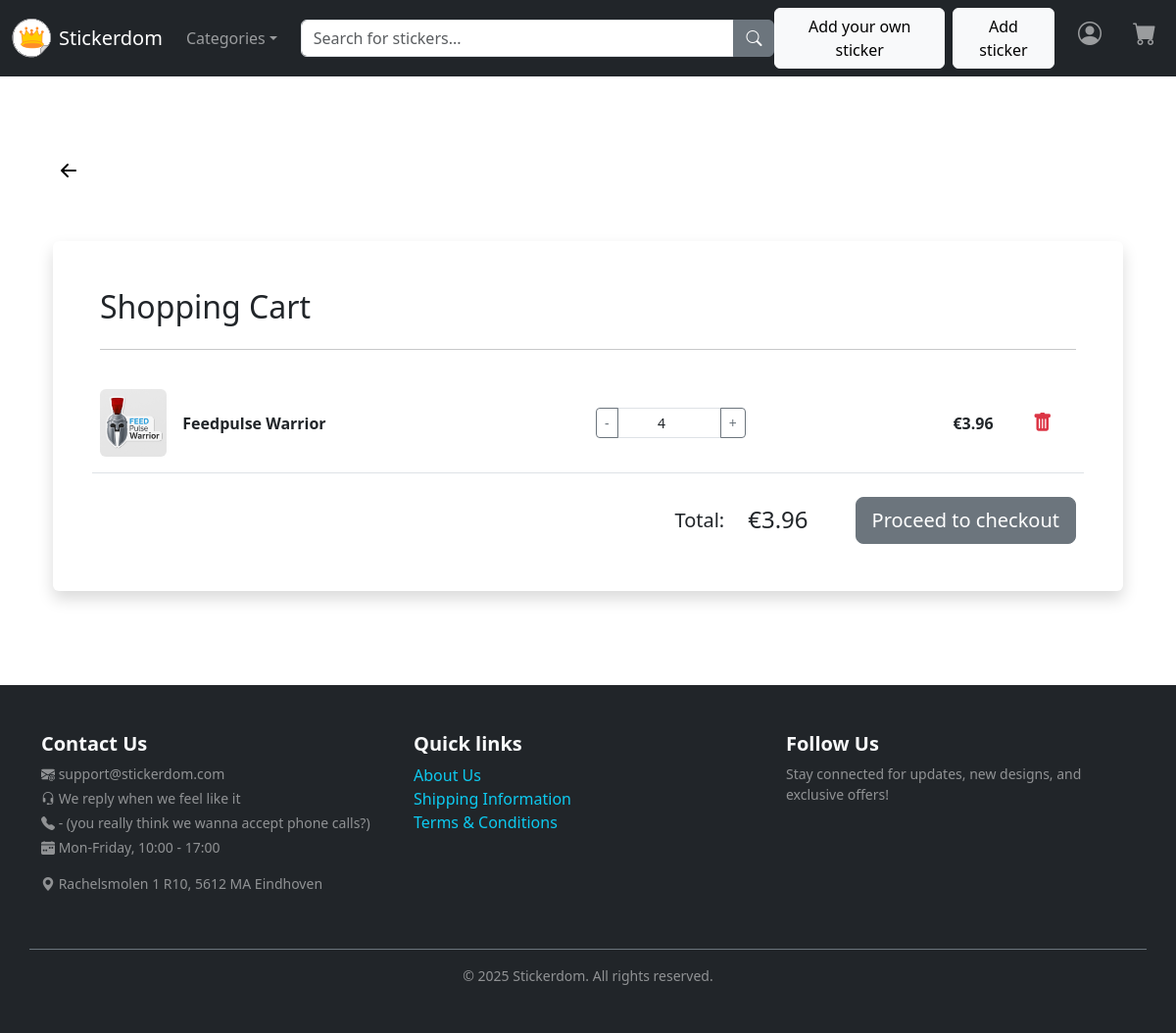
/cart (signed in), run on an earlier commit of the app's database.
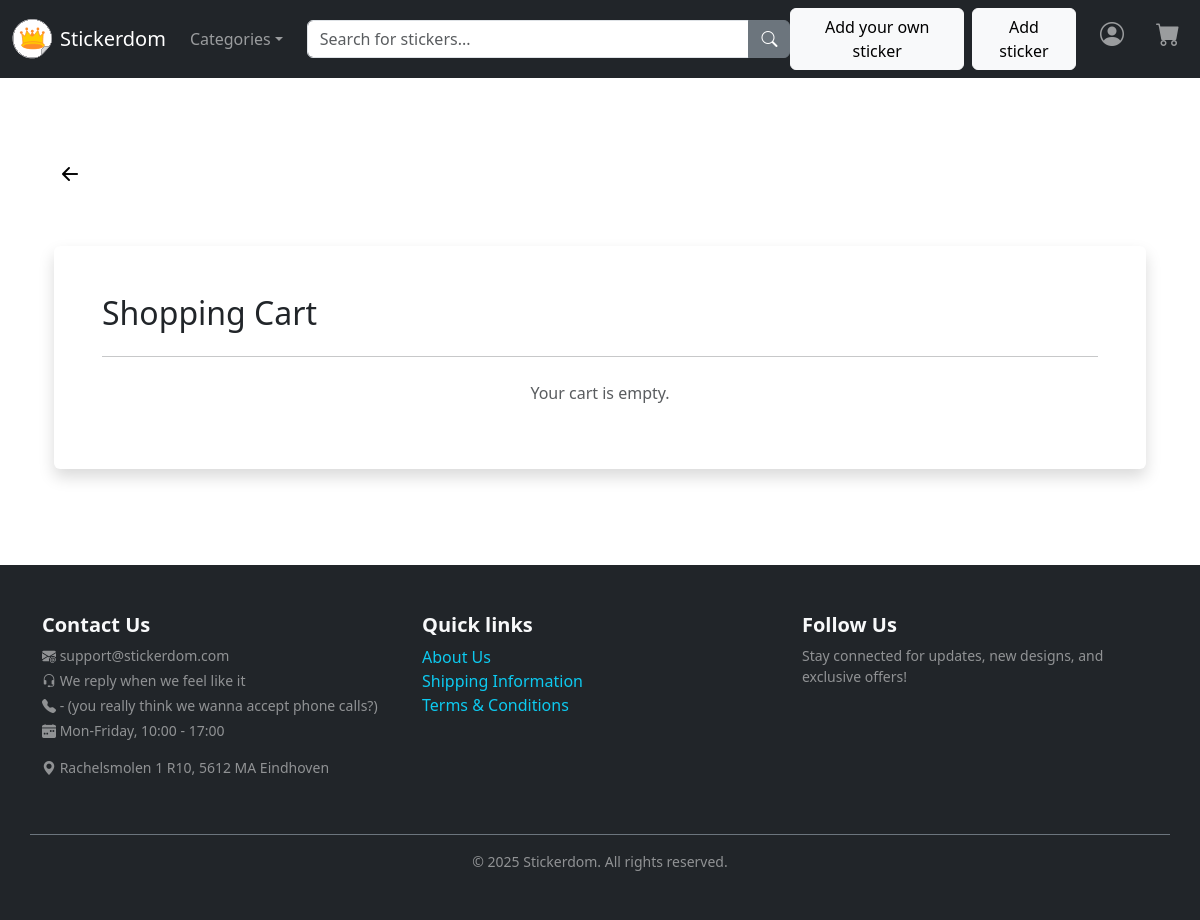
And on a later commit of the database.
### app.py (models this page shows)
class OrderItem(db.Model):
    id = db.Column(db.Integer, primary_key=True)
    quantity = db.Column(db.Integer, unique=False, nullable=True)
    price_at_time = db.Column(db.Float, nullable=True)
    sticker_id = db.Column(db.Integer, db.ForeignKey('sticker.id'), nullable=False)
    order_id = db.Column(db.Integer, db.ForeignKey('order.id'), nullable=False)

class Sticker(db.Model):
    id = db.Column(db.Integer, primary_key=True)
    name = db.Column(db.String(100), unique=True, nullable=False)
    price = db.Column(db.Float, nullable=True)
    category = db.Column(db.String(100), nullable=True)
    description = db.Column(db.String(255), nullable=True)
    image_path = db.Column(db.String(255), nullable=False)
    is_custom = db.Column(db.Boolean, nullable=True)
    order_items = db.relationship('OrderItem', backref='sticker', lazy=True)

class Order(db.Model):
    id = db.Column(db.Integer, primary_key=True)
    user_id = db.Column(db.Integer, db.ForeignKey('user.id'), nullable=False)
    created_at = db.Column(db.DateTime, nullable=True)
    total_price = db.Column(db.Float, nullable=True)
    status = db.Column(db.String(255), nullable=True)
    order_items = db.relationship('OrderItem', backref='order', lazy=True)

### app.py (the view)
@app.route('/cart')
@login_required
def cart():
    order = Order.query.filter_by(user_id=session['user_id'], status="cart").first()
    if not order:
        return render_template('cart.html', items=[], total=0)
    return render_template('cart.html', items=order.order_items, total=order.total_price)

### app.py (called while the page is built)
def login_required(f):
    @wraps(f)
    def wrapper(*args, **kwargs):
        if 'username' not in session:
            flash("Login is required", "error")
            return redirect(url_for('login'))
        return f(*args, **kwargs)
    return wrapper

### templates/cart.html (shortened to what this page needs)
{% extends "base.html" %}
{% block content %}
<div class="container my-5">
    <div class="row">
        <a class="rounded-circle" href="{{ url_for('index') }}" style="color: black;">
            <i class="bi bi-arrow-left-short me-2 fs-2"></i>
        </a>
    </div>
</div>
<div class="container my-5">
    <div class="bg-white p-4 p-md-5 rounded shadow">
        <h2 class="mb-4 text-dark">Shopping Cart</h2>
        <hr class="mb-4">
        <section class="cart-items">
            {% if items|length == 0 %}
                <p class="text-muted text-center">Your cart is empty.</p>
            {% else %}
                {% for item in items %}
                <div class="row align-items-center py-3 border-bottom g-3">
                    <div class="col-1">
                        <img class="img-fluid rounded"
                             src="{{ url_for('static', filename='images/stickers/' ~ item.sticker.image_path) }}"
                             alt="{{ item.sticker.name }}">
                    </div>
                    <div class="col-5 text-dark">
                        <span class="fw-bold">{{ item.sticker.name }}</span>
                    </div>
                    <div class="col-2">
                        <form action="{{ url_for('update_quantity', item_id=item.id) }}" method="POST" class="input-group input-group-sm">
                            <button name="action" value="decrease" class="btn btn-outline-secondary" type="submit">-</button>
                            <input type="number" name="quantity" class="form-control text-center"
                                   value="{{ item.quantity }}" min="1">
                            <button name="action" value="increase" class="btn btn-outline-secondary" type="submit">+</button>
                        </form>
                    </div>
                    <div class="col-3 text-end text-dark fw-bold">
                        €{{ '%.2f'|format(item.price_at_time * item.quantity) }}
                    </div>
                    <div class="col-1 text-center">
                        <a href="{{ url_for('remove_from_cart', item_id=item.id) }}"
                           class="btn text-danger p-0" title="Remove item">
                            <i class="bi bi-trash-fill fs-5"></i>
                        </a>
                    </div>
                </div>
                {% endfor %}
            {% endif %}
        </section>
        {% if items|length > 0 %}
        <div class="d-flex justify-content-end align-items-center pt-4">
            <div class="text-dark me-4 h5 mb-0">
                Total:
            </div>
            <div class="text-dark me-5 h4 mb-0">
                €{{ '%.2f'|format(total) }}
            </div>
            <a href="{{ url_for('checkout') }}" class="btn btn-secondary btn-lg">
                Proceed to checkout
            </a>
        </div>
        {% endif %}
    </div>
</div>
{% endblock %}

### templates/base.html (shortened to what this page needs)
<!doctype html>
<html lang="en">
  <head>
    <link href="https://cdn.jsdelivr.net/npm/bootstrap@5.3.3/dist/css/bootstrap.min.css" rel="stylesheet">
    <link rel="stylesheet" href="https://cdn.jsdelivr.net/npm/bootstrap-icons@1.11.3/font/bootstrap-icons.min.css">
    <link rel="stylesheet" href="/static/styles.css">
  </head>
  <body class="d-flex flex-column min-vh-100">
    <nav class="navbar navbar-expand-md navbar-dark bg-dark">
      <div class="container-fluid">
        <a class="navbar-brand d-flex align-items-center" href="{{url_for('index')}}">
        <img src="/static/images/icons/Logo.svg" alt="Bootstrap" width="40" height="40" class="me-2">
        Stickerdom
        </a>
        <div class="collapse navbar-collapse" id="navbarsExample04">
          <ul class="navbar-nav me-3 mb-2 mb-md-0">
            <li class="nav-item dropdown">
              <a class="nav-link dropdown-toggle" href="#" data-bs-toggle="dropdown">Categories</a>
            </li>
          </ul>
          <form method="POST" action="{{ url_for('search')}}" role="search" class="d-none d-md-flex mx-auto w-50">
            <div class="input-group">
              <input class="form-control" type="search" placeholder="Search for stickers..." name="search">
              <button class="btn btn-secondary" type="submit">
                <i class="bi bi-search"></i>
              </button>
            </div>
          </form>
          <ul class="navbar-nav ms-auto mb-2 mb-md-0 gap-3">
            <li class="nav-item align-items-center d-flex">
              <a class="btn btn-light fs-6 me-2" href="{{url_for('add_sticker_user')}}">Add your own sticker</a>
              <a class="btn btn-light fs-6" href="{{url_for('add_sticker')}}">Add sticker</a>
            </li>
            <li class="nav-item dropdown">
              <a class="nav-link fs-4" href="#" data-bs-toggle="dropdown"><i class="bi bi-person-circle"></i></a>
            </li>
            <li class="nav-item">
              <a class="nav-link fs-4" href="{{url_for('cart')}}"><i class="bi bi-cart-fill"></i></a>
            </li>
          </ul>
        </div>
      </div>
    </nav>
    <div class="container mt-4 flex-grow-1">
      {% block content %}{% endblock %}
    </div>
    <footer class="site-footer bg-dark text-light py-5 mt-5">
        <div class="container">
            <div class="row">
                <div class="col-md-4 mb-3">
                    <h5 class="fw-bold">Contact Us</h5>
                    <p class="small text-white-50 mb-1"> <i class="bi bi-envelope-at-fill"></i> support@stickerdom.com</p>
                    <p class="small text-white-50 mb-1"> <i class="bi bi-headset"></i> We reply when we feel like it</p>
                    <p class="small text-white-50 mb-1"> <i class="bi bi-telephone-fill"></i> - (you really think we wanna accept phone calls?)</p>
                    <p class="small text-white-50 mb-1"> <i class="bi bi-calendar-week-fill"></i> Mon-Friday, 10:00 - 17:00</p>
                    <p class="small text-white-50 mt-3"> <i class="bi bi-geo-alt-fill"></i> Rachelsmolen 1 R10, 5612 MA Eindhoven</p>
                </div>
                <div class="col-md-4 mb-3">
                    <h5 class="fw-bold">Quick links</h5>
                    <ul class="list-unstyled">
                        <li><a href="{{url_for('aboutus')}}" class="text-decoration-none text-info">About Us</a></li>
                        <li><a href="#" class="text-decoration-none text-info">Shipping Information</a></li>
                        <li><a href="#" class="text-decoration-none text-info">Terms & Conditions</a></li>
                    </ul>
                </div>
                <div class="col-md-4 mb-3">
                    <h5 class="fw-bold">Follow Us</h5>
                    <p class="small text-white-50">Stay connected for updates, new designs, and exclusive offers!</p>
                </div>
            </div>
            <div class="row mt-4 pt-3 border-top border-secondary">
                <div class="col text-center">
                    <p class="mb-0 small text-white-50">&copy; 2025 Stickerdom. All rights reserved.</p>
                </div>
            </div>
        </div>
    </footer>
  </body>
</html>

### static/styles.css (style rules this page uses)
html, body { height: 100%; }

What changed in the data, as far as the page shows it:
removed OrderItem: image_path (picture), sticker.name "Feedpulse Warrior", quantity "4", item.price_at_time*item.quantity "3.96"
no longer on this page (row edited): Order: total_price "3.96"
Also different on the page:
text no longer shown: "Total: € Proceed to checkout"
text now shown: "Your cart is empty."
